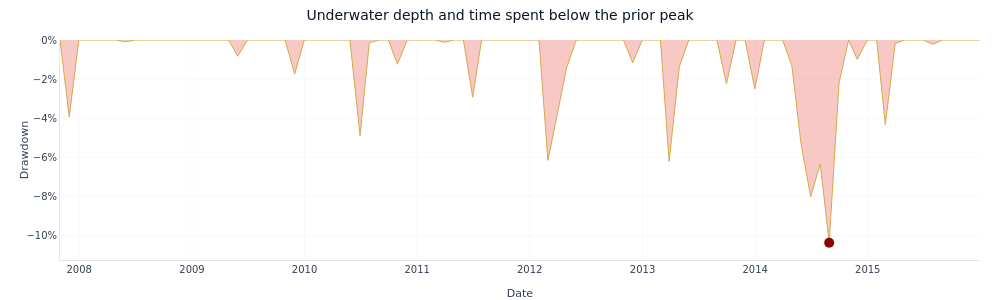

Notebook code for this chart:
### Markdown cell above
**Drawdown underwater.** Underwater curve over the strategy series;
reads against §4's max-drawdown number.

### Code cell
fig_underwater = plot_drawdown_underwater(pa)
fig_underwater.update_layout(title="Underwater depth and time spent below the prior peak")
fig_underwater.show()

### Figure 1 — Plotly figure (JSON) as saved in the notebook; plotly's stock layout.template omitted (floating-point values rounded to 4 significant figures)
{"data": [{"fill": "tozeroy", "fillcolor": "rgba(231, 76, 60, 0.3)", "hovertemplate": "Date: %{x}<br>Drawdown: %{y:.2%}<extra></extra>", "line": {"color": "#D4A84B", "width": 1}, "mode": "lines", "name": "Drawdown", "type": "scatter", "x": ["2007-10-31", "2007-11-30", "2007-12-31", "2008-01-31", "2008-02-29", "2008-03-31", "2008-04-30", "2008-05-30", "2008-06-30", "2008-07-31", "2008-08-29", "2008-09-30", "2008-10-31", "2008-11-28", "2008-12-31", "2009-01-30", "2009-02-27", "2009-03-31", "2009-04-30", "2009-05-29", "2009-06-30", "2009-07-31", "2009-08-31", "2009-09-30", "2009-10-30", "2009-11-30", "2009-12-31", "2010-01-29", "2010-02-26", "2010-03-31", "2010-04-30", "2010-05-28", "2010-06-30", "2010-07-30", "2010-08-31", "2010-09-30", "2010-10-29", "2010-11-30", "2010-12-31", "2011-01-31", "2011-02-28", "2011-03-31", "2011-04-29", "2011-05-31", "2011-06-30", "2011-07-29", "2011-08-31", "2011-09-30", "2011-10-31", "2011-11-30", "2011-12-30", "2012-01-31", "2012-02-29", "2012-03-30", "2012-04-30", "2012-05-31", "2012-06-29", "2012-07-31", "2012-08-31", "2012-09-28", "2012-10-31", "2012-11-30", "2012-12-31", "2013-01-31", "2013-02-28", "2013-03-28", "2013-04-30", "2013-05-31", "2013-06-28", "2013-07-31", "2013-08-30", "2013-09-30", "2013-10-31", "2013-11-29", "2013-12-31", "2014-01-31", "2014-02-28", "2014-03-31", "2014-04-30", "2014-05-30", "2014-06-30", "2014-07-31", "2014-08-29", "2014-09-30", "2014-10-31", "2014-11-28", "2014-12-31", "2015-01-30", "2015-02-27", "2015-03-31", "2015-04-30", "2015-05-29", "2015-06-30", "2015-07-31", "2015-08-31", "2015-09-30", "2015-10-30", "2015-11-30", "2015-12-31"], "y": [0.0, -0.03934, 0.0, 0.0, 0.0, 0.0, 0.0, -0.0008423, 0.0, 0.0, 0.0, 0.0, 0.0, 0.0, 0.0, 0.0, 0.0, 0.0, 0.0, -0.008319, 0.0, 0.0, 0.0, 0.0, 0.0, -0.01739, 0.0, 0.0, 0.0, 0.0, 0.0, 0.0, -0.04902, -0.001289, 0.0, 0.0, -0.0124, 0.0, 0.0, 0.0, 0.0, -0.001187, 0.0, 0.0, -0.02929, 0.0, 0.0, 0.0, 0.0, 0.0, 0.0, 0.0, -0.06161, -0.03821, -0.01396, 0.0, 0.0, 0.0, 0.0, 0.0, 0.0, -0.0116, 0.0, 0.0, 0.0, -0.0623, -0.0137, 0.0, 0.0, 0.0, 0.0, -0.02242, 0.0, 0.0, -0.02502, 0.0, 0.0, 0.0, -0.01319, -0.05339, -0.08022, -0.06341, -0.1037, -0.02186, 0.0, -0.009935, 0.0, 0.0, -0.0433, -0.001734, 0.0, 0.0, 0.0, -0.002178, 0.0, 0.0, 0.0, 0.0, 0.0]}, {"hovertemplate": "Max Drawdown<br>Date: %{x}<br>DD: %{y:.2%}<extra></extra>", "marker": {"color": "darkred", "size": 10, "symbol": "circle"}, "mode": "markers", "name": "Max DD: -10.4%", "type": "scatter", "x": ["2014-08-29"], "y": [-0.1037]}], "layout": {"font": {"color": "#334155", "family": "DM Sans, DejaVu Sans, sans-serif", "size": 12}, "height": 300, "hoverlabel": {"bgcolor": "white", "font": {"family": "DM Sans, DejaVu Sans, sans-serif", "size": 13}}, "hovermode": "x unified", "legend": {"x": 0.99, "xanchor": "right", "y": 0.01, "yanchor": "bottom"}, "margin": {"b": 40, "l": 60, "r": 20, "t": 40}, "paper_bgcolor": "rgba(0,0,0,0)", "plot_bgcolor": "rgba(0,0,0,0)", "showlegend": false, "title": {"text": "Underwater depth and time spent below the prior peak"}, "width": 1000, "xaxis": {"gridcolor": "rgba(0,0,0,0.06)", "linecolor": "rgba(0,0,0,0.1)", "title": {"text": "Date"}, "zeroline": false}, "yaxis": {"gridcolor": "rgba(0,0,0,0.06)", "linecolor": "rgba(0,0,0,0.1)", "tickformat": ".0%", "title": {"text": "Drawdown"}, "zeroline": false}}}
